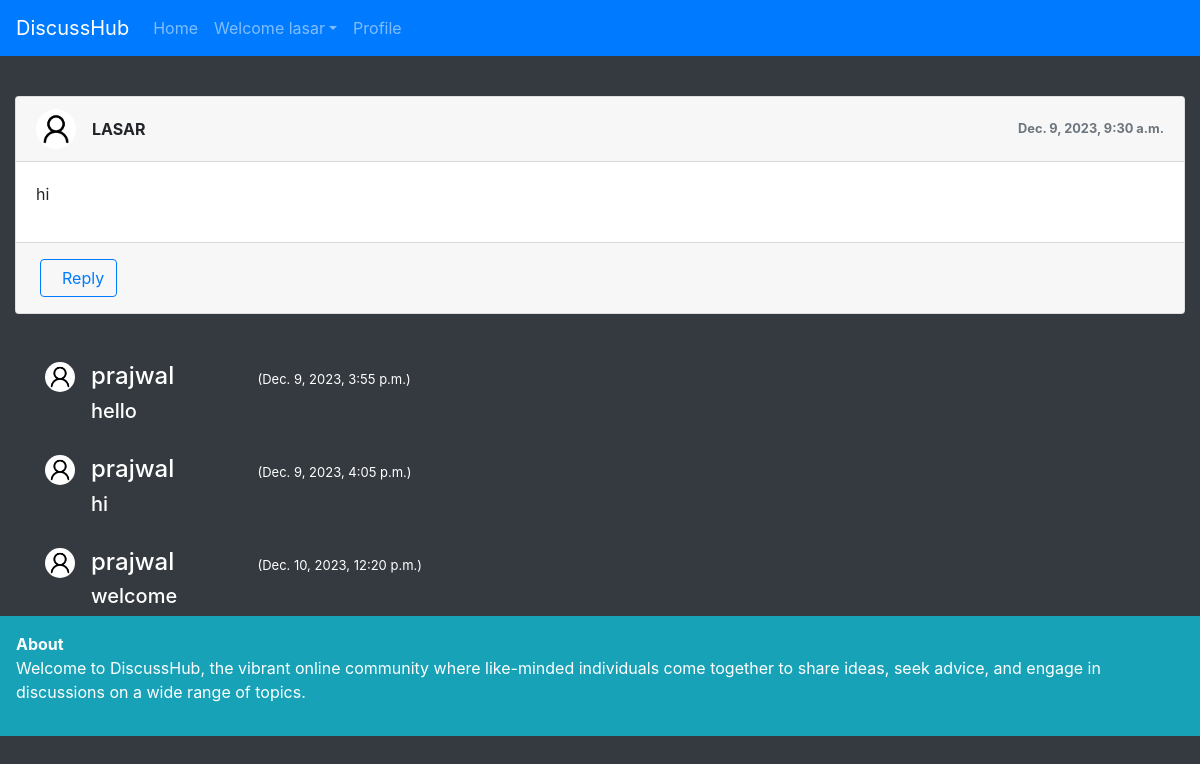
Screenshot of /discussion/27/ (signed in) with the database file from the repository.
### profile_of_user/models.py (models this page shows)
class Post(models.Model):
    user1 = models.ForeignKey(User, on_delete=models.CASCADE, default=1)
    post_id = models.AutoField
    post_content = models.CharField(max_length=5000)
    timestamp= models.DateTimeField(default=now)
    image = models.ImageField(upload_to="images",default="")

class Replie(models.Model):
    user = models.ForeignKey(User, on_delete=models.CASCADE, default=1)
    reply_id = models.AutoField
    reply_content = models.CharField(max_length=5000)
    post = models.ForeignKey(Post, on_delete=models.CASCADE, default='')
    timestamp= models.DateTimeField(default=now)
    image = models.ImageField(upload_to="images",default="")

### profile_of_user/views.py (the view, shortened to what this page needs)
# urls.py: path("discussion/<int:myid>/", views.discussion, name="Discussions"),
def discussion(request, myid):
    post = Post.objects.filter(id=myid).first()
    replies = Replie.objects.filter(post=post)
    return render(request, "discussion.html", {'post':post, 'replies':replies})

### profile_of_user/templates/discussion.html (shortened to what this page needs)
{% extends 'basic.html' %}
{% block body %}
<br>
<div class="container-fluid mt-5">
    <div class="row">
        <div class="col-md-12">
            <div class="card mb-4">
                <div class="card-header">
                    <div class="media flex-wrap w-100 align-items-center"> <img src="/media/{{post.image}}"
                            class="d-block ui-w-40 rounded-circle" alt="" width="40px" height="40px">
                        <div class="media-body ml-3" style="text-transform: uppercase;"> <a data-abc="true" class="font-weight-bold">{{post.user1}}</a>
                        </div>
                        <div class="text-muted small ml-3">
                            <div><strong>{{post.timestamp}}</strong></div>
                        </div>
                    </div>
                </div>
                <div class="card-body">
                    <p>{{post.post_content}}</p>
                </div>
                <div class="card-footer d-flex flex-wrap justify-content-between align-items-center px-0 pt-0 pb-3">
                    <div class="px-4 pt-3"> <button type="button" class="btn btn-outline-primary" data-target="#reply" data-toggle="modal">&nbsp; Reply</button> </div>
                </div>
            </div>
        </div>
    </div>
</div>
{% for reply in replies %}
<br>
<div class="container">
<div class="media">
    <img class="mr-3 rounded-circle" src="/media/{{reply.image}}" alt="." width="30px" height="30px">
    <div class="media-body">
      <h4 class="mt-0 text-white">{{reply.user}}	&nbsp;	&nbsp;	&nbsp;	&nbsp;	&nbsp;	&nbsp;  <span><small style="font-size: 13px;" class="text-white">({{reply.timestamp}})</small></span></h4>
      <h5 class="text-white">{{reply.reply_content}}</h5>
    </div>
  </div>
</div>
{% endfor %}
{% endblock %}

### profile_of_user/templates/basic.html (shortened to what this page needs)
<!doctype html>
<html lang="en" class="bg-dark">
  <head>
    <link rel="stylesheet" href="https://stackpath.bootstrapcdn.com/bootstrap/4.2.1/css/bootstrap.min.css">
  </head>
  <body class="bg-dark">
    <nav class="navbar navbar-expand-lg navbar-dark bg-primary fixed-top ">
  <a class="navbar-brand" href="/">DiscussHub</a>
  <div class="collapse navbar-collapse " id="navbarSupportedContent">
    <ul class="navbar-nav mr-auto ">
      <li class="nav-item {% block homeactive %} {% endblock homeactive %} ">
        <a class="nav-link " href="/">Home </a>
      </li>
      {% if user.is_authenticated %}
<ul class="navbar-nav mr-2">
<li class="nav-item dropdown">
<a class="nav-link dropdown-toggle" href='#' id="navbarDropdown" role="button" data-toggle="dropdown"> Welcome {{request.user}}</a>
<div class="dropdown-menu" aria-labelledby="navbarDropdown">
      <li class="nav-item {% block profileactive %} {% endblock profileactive %}">
        <a class="nav-link" href="/myprofile">Profile</a>
      </li>
        </div>
      </li>
      {% endif %}
    </ul>
  </div>
</nav>
<br>
</body>
{% block body %} {% endblock %}
<footer class="bg-info w-100 p-3 text-white">
  <a class="font-weight-bold text-center">About</a>
  <p> Welcome to DiscussHub, the vibrant online community where like-minded individuals come together to share ideas, seek advice, and engage in discussions on a wide range of topics. </p>
</footer>
</html>

### rows the page displays
Post: image (placeholder picture), user1 "LASAR", timestamp "Dec. 9, 2023, 9:30 a.m.", post_content "hi"
Replie: image (placeholder picture), user "prajwal", timestamp "Dec. 9, 2023, 3:55 p.m.", reply_content "hello"
Replie: image (placeholder picture), user "prajwal", timestamp "Dec. 9, 2023, 4:05 p.m.", reply_content "hi"
Replie: image (placeholder picture), user "prajwal", timestamp "Dec. 10, 2023, 12:20 p.m.", reply_content "welcome"

### other values shown
{{ request.user }} "lasar"
